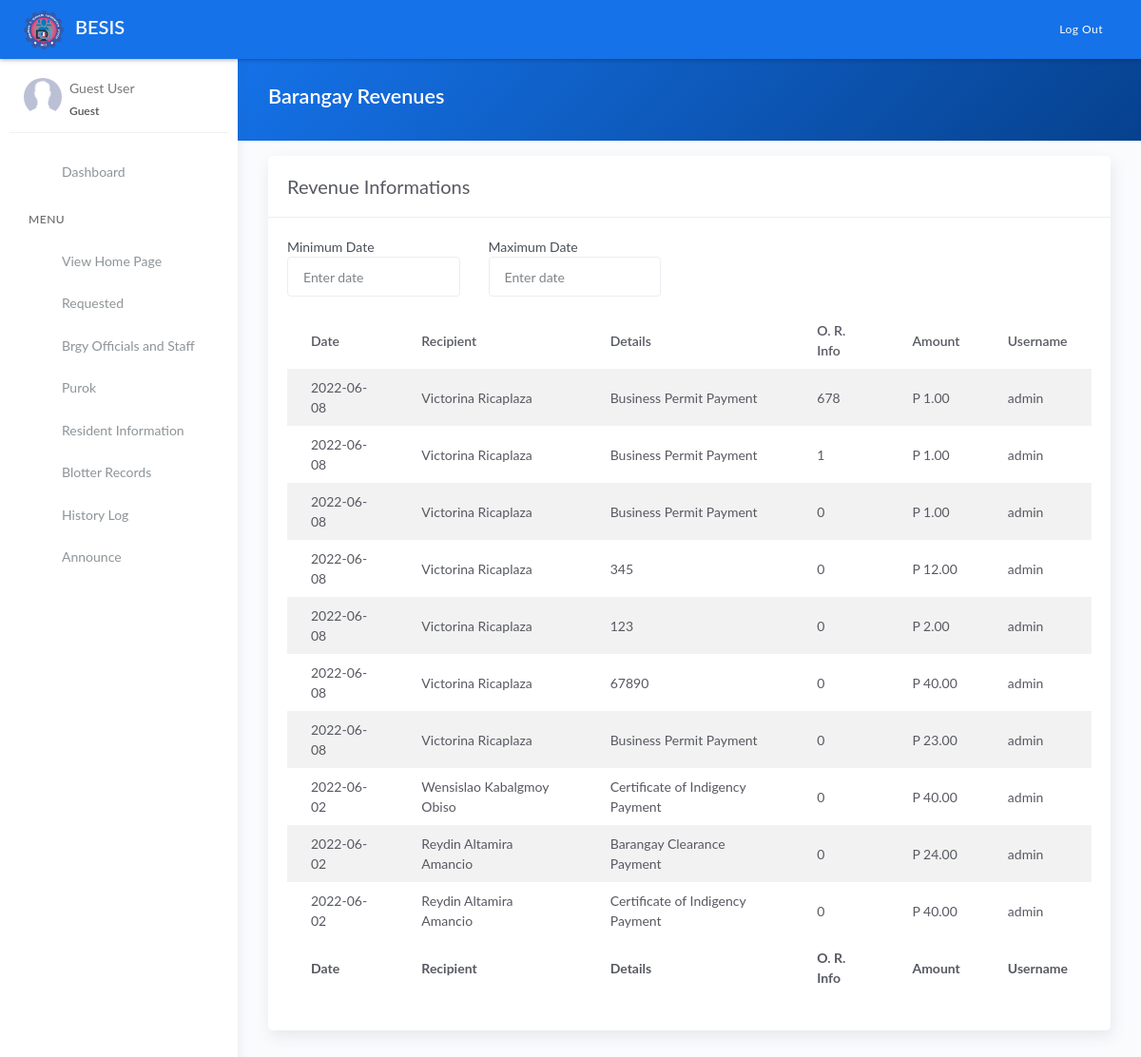
Before: /revenue.php with the older database file.
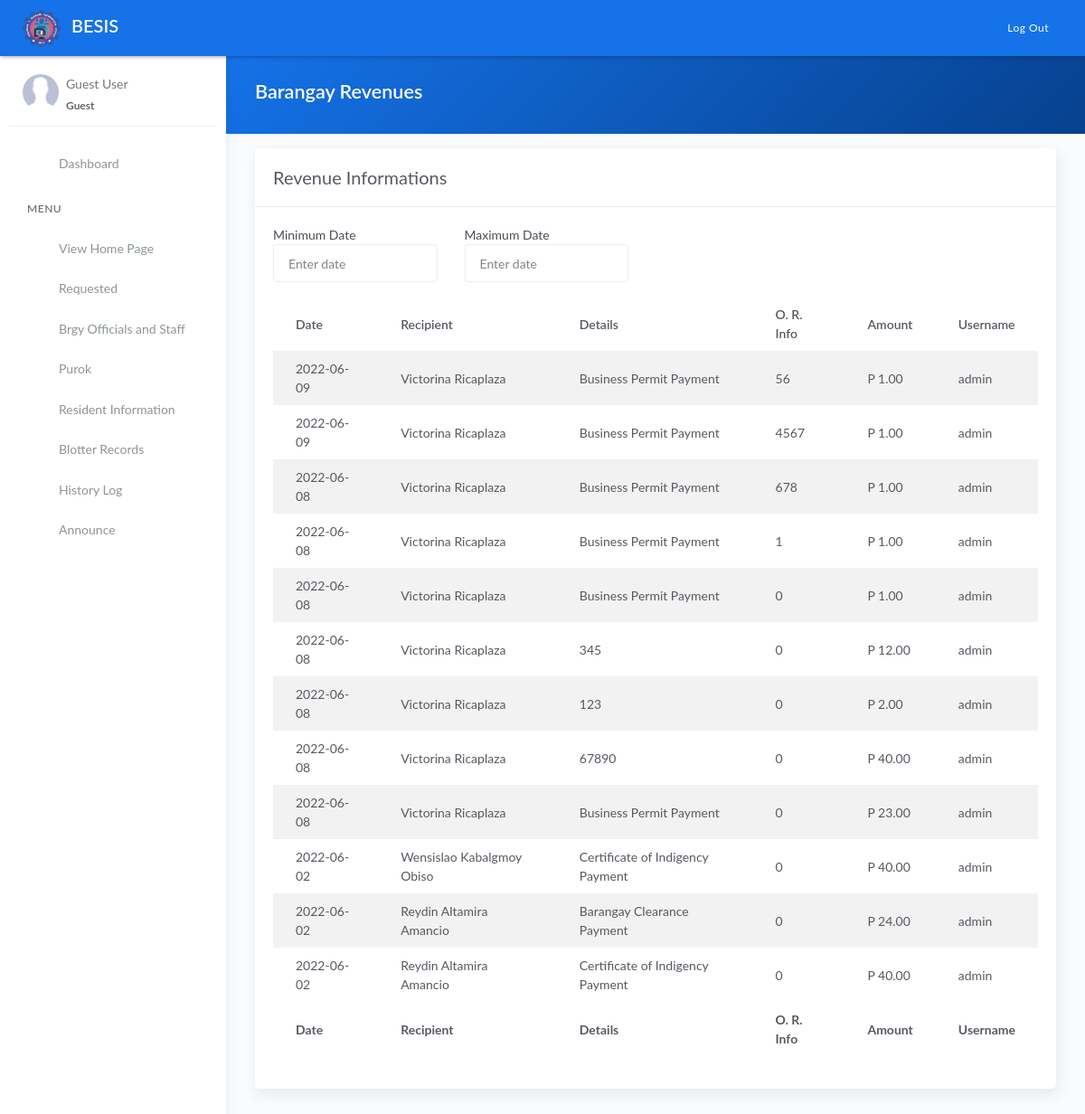
After: the same page with the newer database file.
### tables this page shows
CREATE TABLE `tblpayments` (
  `id` int(11) NOT NULL AUTO_INCREMENT,
  `details` varchar(100) DEFAULT NULL,
  `or_info` int(50) DEFAULT NULL,
  `amounts` decimal(10,2) DEFAULT NULL,
  `date` date DEFAULT NULL,
  `user` varchar(50) DEFAULT NULL,
  `name` varchar(50) DEFAULT NULL,
  PRIMARY KEY (`id`)
);

### revenue.php (the view, shortened to what this page needs)
<?php include 'server/server.php' ?>
<?php
	$sql = "SELECT * FROM tblpayments ORDER BY `date` DESC";
    $result = $conn->query($sql);
    $revenue = array();
	while($row = $result->fetch_assoc()){
		$revenue[] = $row;
	}
?>
<!DOCTYPE html>
<html lang="en">
<head>
	<?php include 'templates/header.php' ?>
	<link rel="stylesheet" href="assets/js/plugin/dataTables.dateTime.min.css">
	<link rel="stylesheet" href="assets/js/plugin/datatables/Buttons-1.6.1/css/buttons.dataTables.min.css">
</head>
<body>
	<div class="wrapper">
		<?php include 'templates/main-header.php' ?>
		<?php include 'templates/sidebar.php' ?>
		<div class="main-panel">
			<div class="content">
				<div class="panel-header bg-primary-gradient">
					<div class="page-inner">
						<div class="d-flex align-items-left align-items-md-center flex-column flex-md-row">
							<div>
								<h2 class="text-white fw-bold">Barangay Revenues</h2>
							</div>
						</div>
					</div>
				</div>
				<div class="page-inner">
					<div class="row mt--2">
						<div class="col-md-12">
                            <div class="card">
								<div class="card-header">
									<div class="card-head-row">
										<div class="card-title">Revenue Informations</div>
									</div>
								</div>
								<div class="card-body">
									<div class="row mb-3 w-50">
										<div class="col">
											<label>Minimum Date</label>
											<input type="text" class="form-control" placeholder="Enter date" id="min">
										</div>
										<div class="col">
											<label>Maximum Date</label>
											<input type="text" class="form-control" placeholder="Enter date" id="max">
										</div>
									</div>
									<div class="table-responsive">
										<table id="revenuetable" class="display table table-striped">
											<thead>
												<tr>
													<th scope="col">Date</th>
													<th scope="col">Recipient</th>
													<th scope="col">Details</th>
													<th scope="col">O. R. Info</th>
													<th scope="col">Amount</th>
													<th scope="col">Username</th>
												</tr>
											</thead>
											<tbody>
												<?php if(!empty($revenue)): ?>
													<?php $no=1; foreach($revenue as $row): ?>
													<tr>
														<td><?= $row['date'] ?></td>
														<td><?= $row['name'] ?></td>
														<td><?= $row['details'] ?></td>
														<td><?= $row['or_info'] ?></td>
														<td>P <?= number_format($row['amounts'],2) ?></td>
														<td><?= $row['user'] ?></td>
													</tr>
													<?php $no++; endforeach ?>
												<?php endif ?>
											</tbody>
											<tfoot>
												<tr>
                                                    <th scope="col">Date</th>
													<th scope="col">Recipient</th>
													<th scope="col">Details</th>
													<th scope="col">O. R. Info</th>
													<th scope="col">Amount</th>
													<th scope="col">Username</th>
												</tr>
											</tfoot>
										</table>
									</div>
								</div>
							</div>
						</div>
					</div>
				</div>
			</div>
		</div>
	</div>
</body>
</html>

Changed rows visible on the page:
added tblpayments: date "2022-06-09", name "Victorina Ricaplaza", details "Business Permit Payment", or_info "56", amounts "1.00", user "admin"
added tblpayments: date "2022-06-09", name "Victorina Ricaplaza", details "Business Permit Payment", or_info "4567", amounts "1.00", user "admin"
